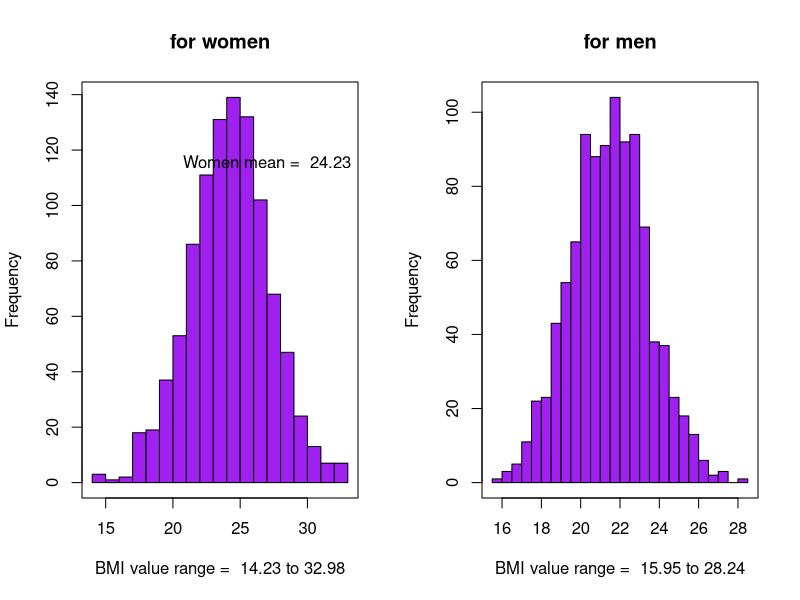

This chart was generated by the following R code:

# ~~~~~~~~~~~~~~~~~~~~~~~~~~~~~~~~~~~~~~~~~~~
# ~ BIOS 721| Topic 5 Part 3: Plotting in R ~
# ~~~~~~~~~~~~~~~~~~~~~~~~~~~~~~~~~~~~~~~~~~~

# Code from Slides -------------------------------------------------------------

set.seed(111)
women <- rnorm(n=1000,mean=24.2,sd=3)
set.seed(222)
men <- rnorm(n=1000,mean=21.5,sd=2)

# ------------------------------------------------------------------------------
head(women)

## round(x, digits = 0)


min.w = round(min(women), digits = 2)
max.w = round(max(women), digits = 2)
min.m = round(min(men), digits = 2)
max.m = round(max(men), digits = 2)

wx.lab <- paste('BMI value range = ', min.w, 'to', max.w)
mx.lab <- paste('BMI value range = ', min.m, 'to', max.m)

par(mfrow=c(1,2))
## plot women
hist(women,
     breaks = 20,
     freq = T,
     col='purple',
     main = 'for women',
     xlab = wx.lab
    )
mean.w = round(mean(women), digits = 2)
text(20,115,paste('Women mean = ', mean.w), pos = 4 )
box()

## plot men
hist(men,
     breaks = 20,
     freq = T,
     col='purple',
     main = 'for men',
     xlab = mx.lab
)
mean.m = round(mean(men), digits = 2)


text(x=16, y=115,paste('Men mean = ', mean.m), pos = 3 )
box()



# ------------------------------------------------------------------------------
# End of Program

